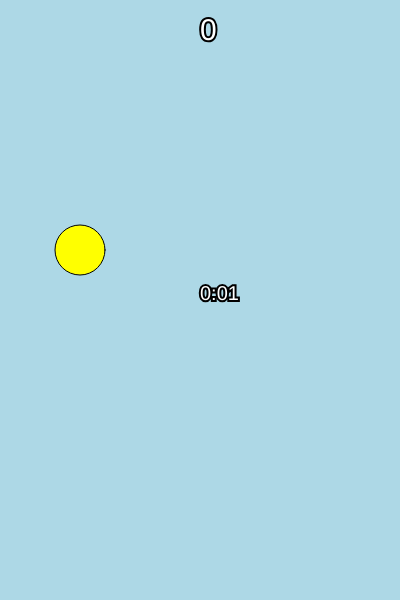
Frame 1 (no input)
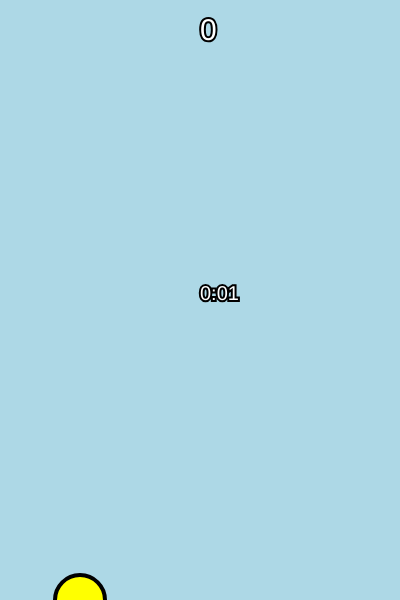
Frame 60 (no input)
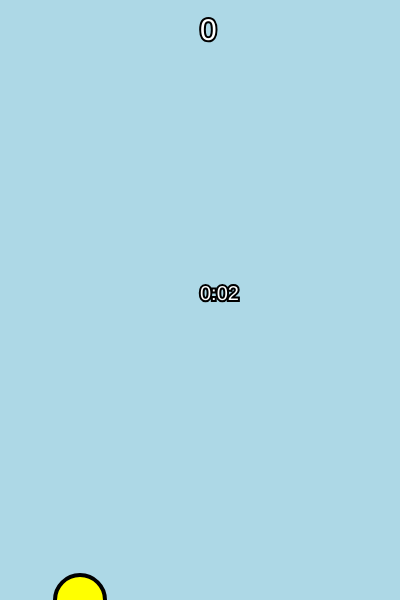
Frame 120 (the mouse pressed at the canvas centre since frame 60)

The p5.js sketch that drew these frames (run headless with seeded random() and noise() and a simulated clock; from frame 60 on, the mouse is pressed at the canvas centre):

// p5.js sketch
// ── sketch.js
let birdY = 250;
let birdVelocity = 0;

let pipeTop;
let pipeBottom;
let pipeY = 100;
let distanceX = 400;

const gameStates = Object.freeze({
  START: "Start",
  GAMEOVER: "Game Over!"
});

let gameState = gameStates.START

let frames = 0

let highscore = 0;

let second = 0;
let minute = 0;
let time = ``;

function setup() {
  textOutput();
  createCanvas(400, 600);
  timeRecord = millis();
}

function draw() {
  background("lightblue");
  birdLogic()
  keyPressed();
  if (second >= 3) {
    createPipe(distanceX)
  }
  timeCalc(frames++)
  scoreText()
  
}

function birdLogic() {
  fill("yellow")
  circle(80, birdY, 50);
  if (gameState === gameStates.GAMEOVER) return;
  if (birdY > height) {
      birdY = height;
      birdVelocity = 0;
      triggerDeath()
  }
  birdY += birdVelocity;
  birdVelocity += 0.5;

}

function keyPressed() {
  if (key === " " || key === "MouseButton") {
    birdVelocity = -10;
  }
}

function createPipe(pipeX = 50){
  strokeWeight(2.5)
  fill("lightgreen")
  pipeTop = rect(pipeX, -40, 50, pipeY);
  pipeBottom = rect(pipeX, pipeY + 150, 50, height - (pipeY + 150));
  strokeWeight(3)
  fill("red")
  rect(pipeX - 5, pipeY - 50, 60, 10)
  fill("yellow")
  rect(pipeX - 5, pipeY + 150, 60, 10)
  print(pipeX)
  if (((birdY < pipeY - 50 || birdY > pipeY + 150) && (pipeX >= 75 && pipeX <= 85)) || gameState === gameStates.GAMEOVER) {
    print(birdY, " < PipeBottom:", pipeY - 50, " > PipeTop:", pipeY + 150)
    triggerDeath()
    return;
  }
  distanceX -= 4
  if (pipeX === 80) highscore++;
  if (pipeX <= -50) {
    distanceX = 400;
    pipeY = random(100, 400)
  }
}

function timeCalc(_frames) {
  if (_frames % 60 === 0) {
    second++
    
    if (second === 60) {
      minute++;
      minute = String(minute).padStart(2, '0')
      second = 0;
    }
    second = String(second).padStart(2, '0')
  }
  strokeWeight(4)
  stroke("black")
  fill("white")
  textSize(20)
  time = `${minute}:${second}`;
  text(time, width/2, height/2)
}

function scoreText() {
  strokeWeight(4)
  stroke("black")
  fill("white")
  textSize(30)
  text(`${highscore}`, width/2, 40)
}

function triggerDeath() {
  if (gameState === gameStates.GAMEOVER) return;
  gameState = gameStates.GAMEOVER
  print(gameState)
}
